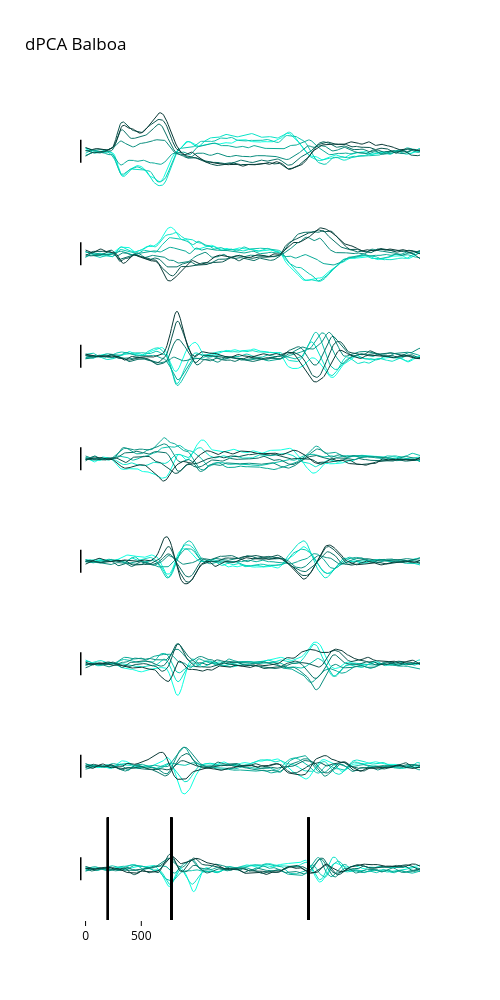

The cell this chart's notebook holds for it:
### Code cell
import plotly.graph_objects as go
from plotly.subplots import make_subplots

dpca_proj = dpca_latents['st'][dpca_order_var[:8]].transpose(2,1,0)
R_est = 8

dpca_cMap  = ['#0bffe0', '#0ae2c7', '#0ac6af', '#0aaa97', '#0a8d7e', '#0a7166', '#0a554e', '#0a3936']

# define some useful time points
tgt_idx=20
move_idx=77
ret_idx=200
# range for y axis
yRange = [-1.8,1.8]
fig = make_subplots(rows=R_est,cols = 1,shared_xaxes = True,vertical_spacing = 0)

for ii in range(R_est):

    for jj in range(numConds):
        latTrace = go.Scatter(y = dpca_proj[:,jj,ii], line = go.scatter.Line(color = dpca_cMap[jj],width = 1),showlegend = False)
        fig.add_trace(latTrace,row = ii+1,col=1)
        if ii == (R_est-1):
            fig.add_vline(x = tgt_idx,row = ii+1,col = 1, line_color = 'black')
            fig.add_vline(x = move_idx,row = ii+1,col = 1, line_color = 'black')
            fig.add_vline(x = ret_idx,row = ii+1,col = 1, line_color = 'black')

            #
    # add a vertical line for scale
    scaleLine = go.Scatter(x = [-5, -5],y = [-0.4,0.4],showlegend = False,mode = 'lines',
                            line = go.scatter.Line(color = 'black',width = 3))
    fig.add_trace(scaleLine,row = ii+1,col = 1)


fig.update_layout(height = 1000,width =500,title = 'dPCA ' + monkName,title_font_color = 'black',
                  paper_bgcolor = 'white',
                  plot_bgcolor = 'white')
fig.update_yaxes(showgrid = False,zeroline = False,visible = False,range = yRange)
fig.update_xaxes(color = 'black',showgrid = False,zeroline = False,visible = False)
fig.update_xaxes(color = 'black',showgrid = False,zeroline = False,
                 ticks = 'outside',tickvals = [0,50],ticktext = ['0','500'],visible = True,row = R_est,col = 1)


# save
# fig.write_image(figDir + monkName + 'dpca_' + str(R_est) + 'dims.pdf')
fig.show()

### Figure 1 — Plotly figure (JSON) as saved in the notebook; plotly's stock layout.template omitted (floating-point values rounded to 4 significant figures; data arrays with more than 128 entries replaced by an {"elided": "..."} marker saying what was removed)
{"data": [{"line": {"color": "#0bffe0", "width": 1}, "showlegend": false, "type": "scatter", "xaxis": "x", "y": {"elided": "301 float values"}, "yaxis": "y"}, {"line": {"color": "#0ae2c7", "width": 1}, "showlegend": false, "type": "scatter", "xaxis": "x", "y": {"elided": "301 float values"}, "yaxis": "y"}, {"line": {"color": "#0ac6af", "width": 1}, "showlegend": false, "type": "scatter", "xaxis": "x", "y": {"elided": "301 float values"}, "yaxis": "y"}, {"line": {"color": "#0aaa97", "width": 1}, "showlegend": false, "type": "scatter", "xaxis": "x", "y": {"elided": "301 float values"}, "yaxis": "y"}, {"line": {"color": "#0a8d7e", "width": 1}, "showlegend": false, "type": "scatter", "xaxis": "x", "y": {"elided": "301 float values"}, "yaxis": "y"}, {"line": {"color": "#0a7166", "width": 1}, "showlegend": false, "type": "scatter", "xaxis": "x", "y": {"elided": "301 float values"}, "yaxis": "y"}, {"line": {"color": "#0a554e", "width": 1}, "showlegend": false, "type": "scatter", "xaxis": "x", "y": {"elided": "301 float values"}, "yaxis": "y"}, {"line": {"color": "#0a3936", "width": 1}, "showlegend": false, "type": "scatter", "xaxis": "x", "y": {"elided": "301 float values"}, "yaxis": "y"}, {"line": {"color": "black", "width": 3}, "mode": "lines", "showlegend": false, "type": "scatter", "x": [-5, -5], "xaxis": "x", "y": [-0.4, 0.4], "yaxis": "y"}, {"line": {"color": "#0bffe0", "width": 1}, "showlegend": false, "type": "scatter", "xaxis": "x2", "y": {"elided": "301 float values"}, "yaxis": "y2"}, {"line": {"color": "#0ae2c7", "width": 1}, "showlegend": false, "type": "scatter", "xaxis": "x2", "y": {"elided": "301 float values"}, "yaxis": "y2"}, {"line": {"color": "#0ac6af", "width": 1}, "showlegend": false, "type": "scatter", "xaxis": "x2", "y": {"elided": "301 float values"}, "yaxis": "y2"}, {"line": {"color": "#0aaa97", "width": 1}, "showlegend": false, "type": "scatter", "xaxis": "x2", "y": {"elided": "301 float values"}, "yaxis": "y2"}, {"line": {"color": "#0a8d7e", "width": 1}, "showlegend": false, "type": "scatter", "xaxis": "x2", "y": {"elided": "301 float values"}, "yaxis": "y2"}, {"line": {"color": "#0a7166", "width": 1}, "showlegend": false, "type": "scatter", "xaxis": "x2", "y": {"elided": "301 float values"}, "yaxis": "y2"}, {"line": {"color": "#0a554e", "width": 1}, "showlegend": false, "type": "scatter", "xaxis": "x2", "y": {"elided": "301 float values"}, "yaxis": "y2"}, {"line": {"color": "#0a3936", "width": 1}, "showlegend": false, "type": "scatter", "xaxis": "x2", "y": {"elided": "301 float values"}, "yaxis": "y2"}, {"line": {"color": "black", "width": 3}, "mode": "lines", "showlegend": false, "type": "scatter", "x": [-5, -5], "xaxis": "x2", "y": [-0.4, 0.4], "yaxis": "y2"}, {"line": {"color": "#0bffe0", "width": 1}, "showlegend": false, "type": "scatter", "xaxis": "x3", "y": {"elided": "301 float values"}, "yaxis": "y3"}, {"line": {"color": "#0ae2c7", "width": 1}, "showlegend": false, "type": "scatter", "xaxis": "x3", "y": {"elided": "301 float values"}, "yaxis": "y3"}, {"line": {"color": "#0ac6af", "width": 1}, "showlegend": false, "type": "scatter", "xaxis": "x3", "y": {"elided": "301 float values"}, "yaxis": "y3"}, {"line": {"color": "#0aaa97", "width": 1}, "showlegend": false, "type": "scatter", "xaxis": "x3", "y": {"elided": "301 float values"}, "yaxis": "y3"}, {"line": {"color": "#0a8d7e", "width": 1}, "showlegend": false, "type": "scatter", "xaxis": "x3", "y": {"elided": "301 float values"}, "yaxis": "y3"}, {"line": {"color": "#0a7166", "width": 1}, "showlegend": false, "type": "scatter", "xaxis": "x3", "y": {"elided": "301 float values"}, "yaxis": "y3"}, {"line": {"color": "#0a554e", "width": 1}, "showlegend": false, "type": "scatter", "xaxis": "x3", "y": {"elided": "301 float values"}, "yaxis": "y3"}, {"line": {"color": "#0a3936", "width": 1}, "showlegend": false, "type": "scatter", "xaxis": "x3", "y": {"elided": "301 float values"}, "yaxis": "y3"}, {"line": {"color": "black", "width": 3}, "mode": "lines", "showlegend": false, "type": "scatter", "x": [-5, -5], "xaxis": "x3", "y": [-0.4, 0.4], "yaxis": "y3"}, {"line": {"color": "#0bffe0", "width": 1}, "showlegend": false, "type": "scatter", "xaxis": "x4", "y": {"elided": "301 float values"}, "yaxis": "y4"}, {"line": {"color": "#0ae2c7", "width": 1}, "showlegend": false, "type": "scatter", "xaxis": "x4", "y": {"elided": "301 float values"}, "yaxis": "y4"}, {"line": {"color": "#0ac6af", "width": 1}, "showlegend": false, "type": "scatter", "xaxis": "x4", "y": {"elided": "301 float values"}, "yaxis": "y4"}, {"line": {"color": "#0aaa97", "width": 1}, "showlegend": false, "type": "scatter", "xaxis": "x4", "y": {"elided": "301 float values"}, "yaxis": "y4"}, {"line": {"color": "#0a8d7e", "width": 1}, "showlegend": false, "type": "scatter", "xaxis": "x4", "y": {"elided": "301 float values"}, "yaxis": "y4"}, {"line": {"color": "#0a7166", "width": 1}, "showlegend": false, "type": "scatter", "xaxis": "x4", "y": {"elided": "301 float values"}, "yaxis": "y4"}, {"line": {"color": "#0a554e", "width": 1}, "showlegend": false, "type": "scatter", "xaxis": "x4", "y": {"elided": "301 float values"}, "yaxis": "y4"}, {"line": {"color": "#0a3936", "width": 1}, "showlegend": false, "type": "scatter", "xaxis": "x4", "y": {"elided": "301 float values"}, "yaxis": "y4"}, {"line": {"color": "black", "width": 3}, "mode": "lines", "showlegend": false, "type": "scatter", "x": [-5, -5], "xaxis": "x4", "y": [-0.4, 0.4], "yaxis": "y4"}, {"line": {"color": "#0bffe0", "width": 1}, "showlegend": false, "type": "scatter", "xaxis": "x5", "y": {"elided": "301 float values"}, "yaxis": "y5"}, {"line": {"color": "#0ae2c7", "width": 1}, "showlegend": false, "type": "scatter", "xaxis": "x5", "y": {"elided": "301 float values"}, "yaxis": "y5"}, {"line": {"color": "#0ac6af", "width": 1}, "showlegend": false, "type": "scatter", "xaxis": "x5", "y": {"elided": "301 float values"}, "yaxis": "y5"}, {"line": {"color": "#0aaa97", "width": 1}, "showlegend": false, "type": "scatter", "xaxis": "x5", "y": {"elided": "301 float values"}, "yaxis": "y5"}, {"line": {"color": "#0a8d7e", "width": 1}, "showlegend": false, "type": "scatter", "xaxis": "x5", "y": {"elided": "301 float values"}, "yaxis": "y5"}, {"line": {"color": "#0a7166", "width": 1}, "showlegend": false, "type": "scatter", "xaxis": "x5", "y": {"elided": "301 float values"}, "yaxis": "y5"}, {"line": {"color": "#0a554e", "width": 1}, "showlegend": false, "type": "scatter", "xaxis": "x5", "y": {"elided": "301 float values"}, "yaxis": "y5"}, {"line": {"color": "#0a3936", "width": 1}, "showlegend": false, "type": "scatter", "xaxis": "x5", "y": {"elided": "301 float values"}, "yaxis": "y5"}, {"line": {"color": "black", "width": 3}, "mode": "lines", "showlegend": false, "type": "scatter", "x": [-5, -5], "xaxis": "x5", "y": [-0.4, 0.4], "yaxis": "y5"}, {"line": {"color": "#0bffe0", "width": 1}, "showlegend": false, "type": "scatter", "xaxis": "x6", "y": {"elided": "301 float values"}, "yaxis": "y6"}, {"line": {"color": "#0ae2c7", "width": 1}, "showlegend": false, "type": "scatter", "xaxis": "x6", "y": {"elided": "301 float values"}, "yaxis": "y6"}, {"line": {"color": "#0ac6af", "width": 1}, "showlegend": false, "type": "scatter", "xaxis": "x6", "y": {"elided": "301 float values"}, "yaxis": "y6"}, {"line": {"color": "#0aaa97", "width": 1}, "showlegend": false, "type": "scatter", "xaxis": "x6", "y": {"elided": "301 float values"}, "yaxis": "y6"}, {"line": {"color": "#0a8d7e", "width": 1}, "showlegend": false, "type": "scatter", "xaxis": "x6", "y": {"elided": "301 float values"}, "yaxis": "y6"}, {"line": {"color": "#0a7166", "width": 1}, "showlegend": false, "type": "scatter", "xaxis": "x6", "y": {"elided": "301 float values"}, "yaxis": "y6"}, {"line": {"color": "#0a554e", "width": 1}, "showlegend": false, "type": "scatter", "xaxis": "x6", "y": {"elided": "301 float values"}, "yaxis": "y6"}, {"line": {"color": "#0a3936", "width": 1}, "showlegend": false, "type": "scatter", "xaxis": "x6", "y": {"elided": "301 float values"}, "yaxis": "y6"}, {"line": {"color": "black", "width": 3}, "mode": "lines", "showlegend": false, "type": "scatter", "x": [-5, -5], "xaxis": "x6", "y": [-0.4, 0.4], "yaxis": "y6"}, {"line": {"color": "#0bffe0", "width": 1}, "showlegend": false, "type": "scatter", "xaxis": "x7", "y": {"elided": "301 float values"}, "yaxis": "y7"}, {"line": {"color": "#0ae2c7", "width": 1}, "showlegend": false, "type": "scatter", "xaxis": "x7", "y": {"elided": "301 float values"}, "yaxis": "y7"}, {"line": {"color": "#0ac6af", "width": 1}, "showlegend": false, "type": "scatter", "xaxis": "x7", "y": {"elided": "301 float values"}, "yaxis": "y7"}, {"line": {"color": "#0aaa97", "width": 1}, "showlegend": false, "type": "scatter", "xaxis": "x7", "y": {"elided": "301 float values"}, "yaxis": "y7"}, {"line": {"color": "#0a8d7e", "width": 1}, "showlegend": false, "type": "scatter", "xaxis": "x7", "y": {"elided": "301 float values"}, "yaxis": "y7"}, {"line": {"color": "#0a7166", "width": 1}, "showlegend": false, "type": "scatter", "xaxis": "x7", "y": {"elided": "301 float values"}, "yaxis": "y7"}, {"line": {"color": "#0a554e", "width": 1}, "showlegend": false, "type": "scatter", "xaxis": "x7", "y": {"elided": "301 float values"}, "yaxis": "y7"}, {"line": {"color": "#0a3936", "width": 1}, "showlegend": false, "type": "scatter", "xaxis": "x7", "y": {"elided": "301 float values"}, "yaxis": "y7"}, {"line": {"color": "black", "width": 3}, "mode": "lines", "showlegend": false, "type": "scatter", "x": [-5, -5], "xaxis": "x7", "y": [-0.4, 0.4], "yaxis": "y7"}, {"line": {"color": "#0bffe0", "width": 1}, "showlegend": false, "type": "scatter", "xaxis": "x8", "y": {"elided": "301 float values"}, "yaxis": "y8"}, {"line": {"color": "#0ae2c7", "width": 1}, "showlegend": false, "type": "scatter", "xaxis": "x8", "y": {"elided": "301 float values"}, "yaxis": "y8"}, {"line": {"color": "#0ac6af", "width": 1}, "showlegend": false, "type": "scatter", "xaxis": "x8", "y": {"elided": "301 float values"}, "yaxis": "y8"}, {"line": {"color": "#0aaa97", "width": 1}, "showlegend": false, "type": "scatter", "xaxis": "x8", "y": {"elided": "301 float values"}, "yaxis": "y8"}, {"line": {"color": "#0a8d7e", "width": 1}, "showlegend": false, "type": "scatter", "xaxis": "x8", "y": {"elided": "301 float values"}, "yaxis": "y8"}, {"line": {"color": "#0a7166", "width": 1}, "showlegend": false, "type": "scatter", "xaxis": "x8", "y": {"elided": "301 float values"}, "yaxis": "y8"}, {"line": {"color": "#0a554e", "width": 1}, "showlegend": false, "type": "scatter", "xaxis": "x8", "y": {"elided": "301 float values"}, "yaxis": "y8"}, {"line": {"color": "#0a3936", "width": 1}, "showlegend": false, "type": "scatter", "xaxis": "x8", "y": {"elided": "301 float values"}, "yaxis": "y8"}, {"line": {"color": "black", "width": 3}, "mode": "lines", "showlegend": false, "type": "scatter", "x": [-5, -5], "xaxis": "x8", "y": [-0.4, 0.4], "yaxis": "y8"}], "layout": {"height": 1000, "paper_bgcolor": "white", "plot_bgcolor": "white", "shapes": [{"line": {"color": "black"}, "type": "line", "x0": 20, "x1": 20, "xref": "x8", "y0": 0, "y1": 1, "yref": "y8 domain"}, {"line": {"color": "black"}, "type": "line", "x0": 77, "x1": 77, "xref": "x8", "y0": 0, "y1": 1, "yref": "y8 domain"}, {"line": {"color": "black"}, "type": "line", "x0": 200, "x1": 200, "xref": "x8", "y0": 0, "y1": 1, "yref": "y8 domain"}, {"line": {"color": "black"}, "type": "line", "x0": 20, "x1": 20, "xref": "x8", "y0": 0, "y1": 1, "yref": "y8 domain"}, {"line": {"color": "black"}, "type": "line", "x0": 77, "x1": 77, "xref": "x8", "y0": 0, "y1": 1, "yref": "y8 domain"}, {"line": {"color": "black"}, "type": "line", "x0": 200, "x1": 200, "xref": "x8", "y0": 0, "y1": 1, "yref": "y8 domain"}, {"line": {"color": "black"}, "type": "line", "x0": 20, "x1": 20, "xref": "x8", "y0": 0, "y1": 1, "yref": "y8 domain"}, {"line": {"color": "black"}, "type": "line", "x0": 77, "x1": 77, "xref": "x8", "y0": 0, "y1": 1, "yref": "y8 domain"}, {"line": {"color": "black"}, "type": "line", "x0": 200, "x1": 200, "xref": "x8", "y0": 0, "y1": 1, "yref": "y8 domain"}, {"line": {"color": "black"}, "type": "line", "x0": 20, "x1": 20, "xref": "x8", "y0": 0, "y1": 1, "yref": "y8 domain"}, {"line": {"color": "black"}, "type": "line", "x0": 77, "x1": 77, "xref": "x8", "y0": 0, "y1": 1, "yref": "y8 domain"}, {"line": {"color": "black"}, "type": "line", "x0": 200, "x1": 200, "xref": "x8", "y0": 0, "y1": 1, "yref": "y8 domain"}, {"line": {"color": "black"}, "type": "line", "x0": 20, "x1": 20, "xref": "x8", "y0": 0, "y1": 1, "yref": "y8 domain"}, {"line": {"color": "black"}, "type": "line", "x0": 77, "x1": 77, "xref": "x8", "y0": 0, "y1": 1, "yref": "y8 domain"}, {"line": {"color": "black"}, "type": "line", "x0": 200, "x1": 200, "xref": "x8", "y0": 0, "y1": 1, "yref": "y8 domain"}, {"line": {"color": "black"}, "type": "line", "x0": 20, "x1": 20, "xref": "x8", "y0": 0, "y1": 1, "yref": "y8 domain"}, {"line": {"color": "black"}, "type": "line", "x0": 77, "x1": 77, "xref": "x8", "y0": 0, "y1": 1, "yref": "y8 domain"}, {"line": {"color": "black"}, "type": "line", "x0": 200, "x1": 200, "xref": "x8", "y0": 0, "y1": 1, "yref": "y8 domain"}, {"line": {"color": "black"}, "type": "line", "x0": 20, "x1": 20, "xref": "x8", "y0": 0, "y1": 1, "yref": "y8 domain"}, {"line": {"color": "black"}, "type": "line", "x0": 77, "x1": 77, "xref": "x8", "y0": 0, "y1": 1, "yref": "y8 domain"}, {"line": {"color": "black"}, "type": "line", "x0": 200, "x1": 200, "xref": "x8", "y0": 0, "y1": 1, "yref": "y8 domain"}, {"line": {"color": "black"}, "type": "line", "x0": 20, "x1": 20, "xref": "x8", "y0": 0, "y1": 1, "yref": "y8 domain"}, {"line": {"color": "black"}, "type": "line", "x0": 77, "x1": 77, "xref": "x8", "y0": 0, "y1": 1, "yref": "y8 domain"}, {"line": {"color": "black"}, "type": "line", "x0": 200, "x1": 200, "xref": "x8", "y0": 0, "y1": 1, "yref": "y8 domain"}], "title": {"font": {"color": "black"}, "text": "dPCA Balboa"}, "width": 500, "xaxis": {"anchor": "y", "color": "black", "domain": [0, 1], "matches": "x8", "showgrid": false, "showticklabels": false, "visible": false, "zeroline": false}, "xaxis2": {"anchor": "y2", "color": "black", "domain": [0, 1], "matches": "x8", "showgrid": false, "showticklabels": false, "visible": false, "zeroline": false}, "xaxis3": {"anchor": "y3", "color": "black", "domain": [0, 1], "matches": "x8", "showgrid": false, "showticklabels": false, "visible": false, "zeroline": false}, "xaxis4": {"anchor": "y4", "color": "black", "domain": [0, 1], "matches": "x8", "showgrid": false, "showticklabels": false, "visible": false, "zeroline": false}, "xaxis5": {"anchor": "y5", "color": "black", "domain": [0, 1], "matches": "x8", "showgrid": false, "showticklabels": false, "visible": false, "zeroline": false}, "xaxis6": {"anchor": "y6", "color": "black", "domain": [0, 1], "matches": "x8", "showgrid": false, "showticklabels": false, "visible": false, "zeroline": false}, "xaxis7": {"anchor": "y7", "color": "black", "domain": [0, 1], "matches": "x8", "showgrid": false, "showticklabels": false, "visible": false, "zeroline": false}, "xaxis8": {"anchor": "y8", "color": "black", "domain": [0, 1], "showgrid": false, "ticks": "outside", "ticktext": ["0", "500"], "tickvals": [0, 50], "visible": true, "zeroline": false}, "yaxis": {"anchor": "x", "domain": [0.875, 1], "range": [-1.8, 1.8], "showgrid": false, "visible": false, "zeroline": false}, "yaxis2": {"anchor": "x2", "domain": [0.75, 0.875], "range": [-1.8, 1.8], "showgrid": false, "visible": false, "zeroline": false}, "yaxis3": {"anchor": "x3", "domain": [0.625, 0.75], "range": [-1.8, 1.8], "showgrid": false, "visible": false, "zeroline": false}, "yaxis4": {"anchor": "x4", "domain": [0.5, 0.625], "range": [-1.8, 1.8], "showgrid": false, "visible": false, "zeroline": false}, "yaxis5": {"anchor": "x5", "domain": [0.375, 0.5], "range": [-1.8, 1.8], "showgrid": false, "visible": false, "zeroline": false}, "yaxis6": {"anchor": "x6", "domain": [0.25, 0.375], "range": [-1.8, 1.8], "showgrid": false, "visible": false, "zeroline": false}, "yaxis7": {"anchor": "x7", "domain": [0.125, 0.25], "range": [-1.8, 1.8], "showgrid": false, "visible": false, "zeroline": false}, "yaxis8": {"anchor": "x8", "domain": [0, 0.125], "range": [-1.8, 1.8], "showgrid": false, "visible": false, "zeroline": false}}}
